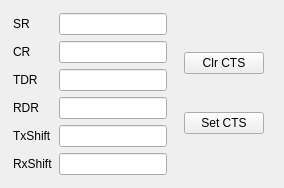
     <widget class="QWidget" name="widget" native="true">
      <layout class="QHBoxLayout" name="horizontalLayout_4">
       <item>
        <widget class="QWidget" name="regsiters" native="true">
         <layout class="QGridLayout" name="gridLayout">
          <property name="leftMargin">
           <number>2</number>
          </property>
          <property name="topMargin">
           <number>2</number>
          </property>
          <property name="rightMargin">
           <number>2</number>
          </property>
          <property name="bottomMargin">
           <number>2</number>
          </property>
          <item row="0" column="0">
           <widget class="QLabel" name="label_7">
            <property name="text">
             <string>SR</string>
            </property>
           </widget>
          </item>
          <item row="1" column="0">
           <widget class="QLabel" name="label_8">
            <property name="text">
             <string>CR</string>
            </property>
           </widget>
          </item>
          <item row="3" column="0">
           <widget class="QLabel" name="label_9">
            <property name="text">
             <string>TDR</string>
            </property>
           </widget>
          </item>
          <item row="5" column="0">
           <widget class="QLabel" name="label_10">
            <property name="text">
             <string>RDR</string>
            </property>
           </widget>
          </item>
          <item row="8" column="0">
           <widget class="QLabel" name="label_11">
            <property name="text">
             <string>RxShift</string>
            </property>
           </widget>
          </item>
          <item row="8" column="1">
           <widget class="QLineEdit" name="le_rx_shift"/>
          </item>
          <item row="6" column="0">
           <widget class="QLabel" name="label_12">
            <property name="text">
             <string>TxShift</string>
            </property>
           </widget>
          </item>
          <item row="6" column="1">
           <widget class="QLineEdit" name="le_tx_shift"/>
          </item>
          <item row="5" column="1">
           <widget class="QLineEdit" name="le_rdr"/>
          </item>
          <item row="3" column="1">
           <widget class="QLineEdit" name="le_tdr"/>
          </item>
          <item row="1" column="1">
           <widget class="QLineEdit" name="le_cr"/>
          </item>
          <item row="0" column="1">
           <widget class="QLineEdit" name="le_sr"/>
          </item>
         </layout>
        </widget>
       </item>
       <item>
        <widget class="QWidget" name="Externals" native="true">
         <layout class="QVBoxLayout" name="verticalLayout_4">
          <item>
           <widget class="QPushButton" name="btn_clr_cts">
            <property name="text">
             <string>Clr CTS</string>
            </property>
           </widget>
          </item>
          <item>
           <widget class="QPushButton" name="btn_set_cts">
            <property name="text">
             <string>Set CTS</string>
            </property>
           </widget>
          </item>
         </layout>
        </widget>
       </item>
      </layout>
     </widget>
